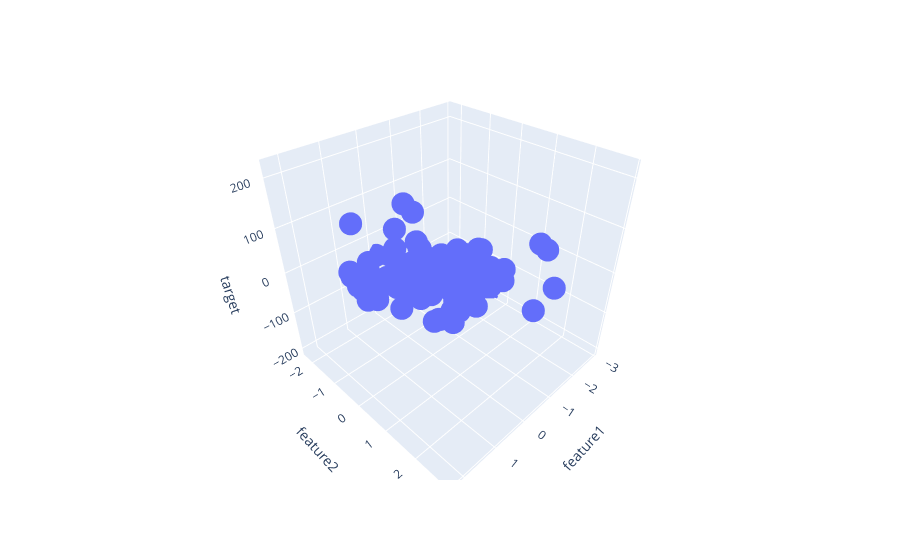

Notebook code cell kept with this figure:
### Code cell
fig = px.scatter_3d(df,x='feature1',y='feature2',z='target')
fig.show()
